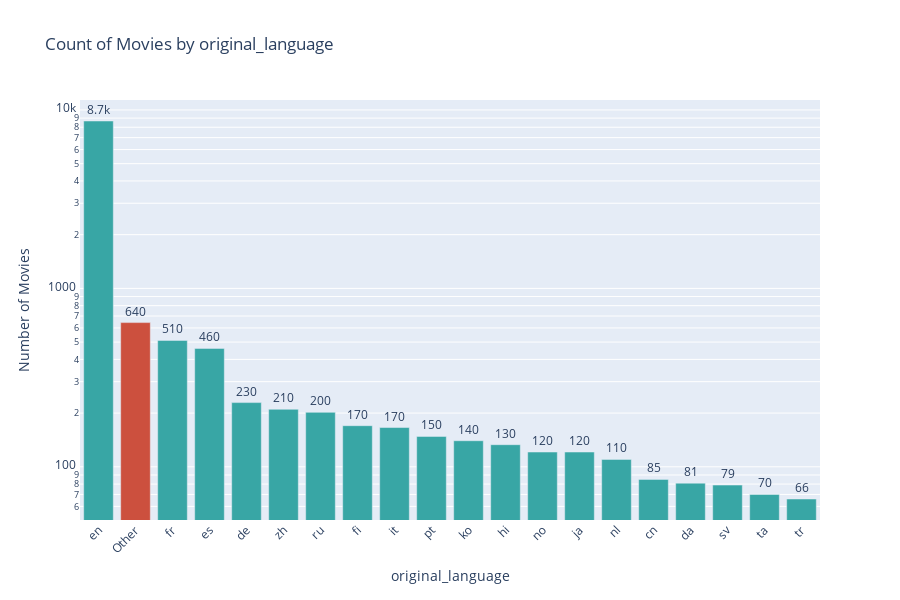

This figure's notebook cell:
### Code cell
plot_and_export_categorical_distribution(movie, 'original_language', 60)

### Figure 1 — Plotly figure (JSON) as saved in the notebook; plotly's stock layout.template omitted (floating-point values rounded to 4 significant figures)
{"data": [{"alignmentgroup": "True", "hovertemplate": "original_language=%{x}<br>Number of Movies=%{text}<extra></extra>", "legendgroup": "en", "marker": {"color": "rgba(56, 166, 165, 1)", "pattern": {"shape": ""}}, "name": "en", "offsetgroup": "en", "orientation": "v", "showlegend": true, "text": [8672], "textposition": "outside", "texttemplate": "%{text:.2s}", "type": "bar", "x": ["en"], "xaxis": "x", "y": [8672], "yaxis": "y"}, {"alignmentgroup": "True", "hovertemplate": "original_language=%{x}<br>Number of Movies=%{text}<extra></extra>", "legendgroup": "Other", "marker": {"color": "rgba(204, 80, 62, 1)", "pattern": {"shape": ""}}, "name": "Other", "offsetgroup": "Other", "orientation": "v", "showlegend": true, "text": [643], "textposition": "outside", "texttemplate": "%{text:.2s}", "type": "bar", "x": ["Other"], "xaxis": "x", "y": [643], "yaxis": "y"}, {"alignmentgroup": "True", "hovertemplate": "original_language=%{x}<br>Number of Movies=%{text}<extra></extra>", "legendgroup": "fr", "marker": {"color": "rgba(56, 166, 165, 1)", "pattern": {"shape": ""}}, "name": "fr", "offsetgroup": "fr", "orientation": "v", "showlegend": true, "text": [511], "textposition": "outside", "texttemplate": "%{text:.2s}", "type": "bar", "x": ["fr"], "xaxis": "x", "y": [511], "yaxis": "y"}, {"alignmentgroup": "True", "hovertemplate": "original_language=%{x}<br>Number of Movies=%{text}<extra></extra>", "legendgroup": "es", "marker": {"color": "rgba(56, 166, 165, 1)", "pattern": {"shape": ""}}, "name": "es", "offsetgroup": "es", "orientation": "v", "showlegend": true, "text": [461], "textposition": "outside", "texttemplate": "%{text:.2s}", "type": "bar", "x": ["es"], "xaxis": "x", "y": [461], "yaxis": "y"}, {"alignmentgroup": "True", "hovertemplate": "original_language=%{x}<br>Number of Movies=%{text}<extra></extra>", "legendgroup": "de", "marker": {"color": "rgba(56, 166, 165, 1)", "pattern": {"shape": ""}}, "name": "de", "offsetgroup": "de", "orientation": "v", "showlegend": true, "text": [229], "textposition": "outside", "texttemplate": "%{text:.2s}", "type": "bar", "x": ["de"], "xaxis": "x", "y": [229], "yaxis": "y"}, {"alignmentgroup": "True", "hovertemplate": "original_language=%{x}<br>Number of Movies=%{text}<extra></extra>", "legendgroup": "zh", "marker": {"color": "rgba(56, 166, 165, 1)", "pattern": {"shape": ""}}, "name": "zh", "offsetgroup": "zh", "orientation": "v", "showlegend": true, "text": [210], "textposition": "outside", "texttemplate": "%{text:.2s}", "type": "bar", "x": ["zh"], "xaxis": "x", "y": [210], "yaxis": "y"}, {"alignmentgroup": "True", "hovertemplate": "original_language=%{x}<br>Number of Movies=%{text}<extra></extra>", "legendgroup": "ru", "marker": {"color": "rgba(56, 166, 165, 1)", "pattern": {"shape": ""}}, "name": "ru", "offsetgroup": "ru", "orientation": "v", "showlegend": true, "text": [202], "textposition": "outside", "texttemplate": "%{text:.2s}", "type": "bar", "x": ["ru"], "xaxis": "x", "y": [202], "yaxis": "y"}, {"alignmentgroup": "True", "hovertemplate": "original_language=%{x}<br>Number of Movies=%{text}<extra></extra>", "legendgroup": "fi", "marker": {"color": "rgba(56, 166, 165, 1)", "pattern": {"shape": ""}}, "name": "fi", "offsetgroup": "fi", "orientation": "v", "showlegend": true, "text": [170], "textposition": "outside", "texttemplate": "%{text:.2s}", "type": "bar", "x": ["fi"], "xaxis": "x", "y": [170], "yaxis": "y"}, {"alignmentgroup": "True", "hovertemplate": "original_language=%{x}<br>Number of Movies=%{text}<extra></extra>", "legendgroup": "it", "marker": {"color": "rgba(56, 166, 165, 1)", "pattern": {"shape": ""}}, "name": "it", "offsetgroup": "it", "orientation": "v", "showlegend": true, "text": [166], "textposition": "outside", "texttemplate": "%{text:.2s}", "type": "bar", "x": ["it"], "xaxis": "x", "y": [166], "yaxis": "y"}, {"alignmentgroup": "True", "hovertemplate": "original_language=%{x}<br>Number of Movies=%{text}<extra></extra>", "legendgroup": "pt", "marker": {"color": "rgba(56, 166, 165, 1)", "pattern": {"shape": ""}}, "name": "pt", "offsetgroup": "pt", "orientation": "v", "showlegend": true, "text": [148], "textposition": "outside", "texttemplate": "%{text:.2s}", "type": "bar", "x": ["pt"], "xaxis": "x", "y": [148], "yaxis": "y"}, {"alignmentgroup": "True", "hovertemplate": "original_language=%{x}<br>Number of Movies=%{text}<extra></extra>", "legendgroup": "ko", "marker": {"color": "rgba(56, 166, 165, 1)", "pattern": {"shape": ""}}, "name": "ko", "offsetgroup": "ko", "orientation": "v", "showlegend": true, "text": [140], "textposition": "outside", "texttemplate": "%{text:.2s}", "type": "bar", "x": ["ko"], "xaxis": "x", "y": [140], "yaxis": "y"}, {"alignmentgroup": "True", "hovertemplate": "original_language=%{x}<br>Number of Movies=%{text}<extra></extra>", "legendgroup": "hi", "marker": {"color": "rgba(56, 166, 165, 1)", "pattern": {"shape": ""}}, "name": "hi", "offsetgroup": "hi", "orientation": "v", "showlegend": true, "text": [133], "textposition": "outside", "texttemplate": "%{text:.2s}", "type": "bar", "x": ["hi"], "xaxis": "x", "y": [133], "yaxis": "y"}, {"alignmentgroup": "True", "hovertemplate": "original_language=%{x}<br>Number of Movies=%{text}<extra></extra>", "legendgroup": "no", "marker": {"color": "rgba(56, 166, 165, 1)", "pattern": {"shape": ""}}, "name": "no", "offsetgroup": "no", "orientation": "v", "showlegend": true, "text": [121], "textposition": "outside", "texttemplate": "%{text:.2s}", "type": "bar", "x": ["no"], "xaxis": "x", "y": [121], "yaxis": "y"}, {"alignmentgroup": "True", "hovertemplate": "original_language=%{x}<br>Number of Movies=%{text}<extra></extra>", "legendgroup": "ja", "marker": {"color": "rgba(56, 166, 165, 1)", "pattern": {"shape": ""}}, "name": "ja", "offsetgroup": "ja", "orientation": "v", "showlegend": true, "text": [121], "textposition": "outside", "texttemplate": "%{text:.2s}", "type": "bar", "x": ["ja"], "xaxis": "x", "y": [121], "yaxis": "y"}, {"alignmentgroup": "True", "hovertemplate": "original_language=%{x}<br>Number of Movies=%{text}<extra></extra>", "legendgroup": "nl", "marker": {"color": "rgba(56, 166, 165, 1)", "pattern": {"shape": ""}}, "name": "nl", "offsetgroup": "nl", "orientation": "v", "showlegend": true, "text": [110], "textposition": "outside", "texttemplate": "%{text:.2s}", "type": "bar", "x": ["nl"], "xaxis": "x", "y": [110], "yaxis": "y"}, {"alignmentgroup": "True", "hovertemplate": "original_language=%{x}<br>Number of Movies=%{text}<extra></extra>", "legendgroup": "cn", "marker": {"color": "rgba(56, 166, 165, 1)", "pattern": {"shape": ""}}, "name": "cn", "offsetgroup": "cn", "orientation": "v", "showlegend": true, "text": [85], "textposition": "outside", "texttemplate": "%{text:.2s}", "type": "bar", "x": ["cn"], "xaxis": "x", "y": [85], "yaxis": "y"}, {"alignmentgroup": "True", "hovertemplate": "original_language=%{x}<br>Number of Movies=%{text}<extra></extra>", "legendgroup": "da", "marker": {"color": "rgba(56, 166, 165, 1)", "pattern": {"shape": ""}}, "name": "da", "offsetgroup": "da", "orientation": "v", "showlegend": true, "text": [81], "textposition": "outside", "texttemplate": "%{text:.2s}", "type": "bar", "x": ["da"], "xaxis": "x", "y": [81], "yaxis": "y"}, {"alignmentgroup": "True", "hovertemplate": "original_language=%{x}<br>Number of Movies=%{text}<extra></extra>", "legendgroup": "sv", "marker": {"color": "rgba(56, 166, 165, 1)", "pattern": {"shape": ""}}, "name": "sv", "offsetgroup": "sv", "orientation": "v", "showlegend": true, "text": [79], "textposition": "outside", "texttemplate": "%{text:.2s}", "type": "bar", "x": ["sv"], "xaxis": "x", "y": [79], "yaxis": "y"}, {"alignmentgroup": "True", "hovertemplate": "original_language=%{x}<br>Number of Movies=%{text}<extra></extra>", "legendgroup": "ta", "marker": {"color": "rgba(56, 166, 165, 1)", "pattern": {"shape": ""}}, "name": "ta", "offsetgroup": "ta", "orientation": "v", "showlegend": true, "text": [70], "textposition": "outside", "texttemplate": "%{text:.2s}", "type": "bar", "x": ["ta"], "xaxis": "x", "y": [70], "yaxis": "y"}, {"alignmentgroup": "True", "hovertemplate": "original_language=%{x}<br>Number of Movies=%{text}<extra></extra>", "legendgroup": "tr", "marker": {"color": "rgba(56, 166, 165, 1)", "pattern": {"shape": ""}}, "name": "tr", "offsetgroup": "tr", "orientation": "v", "showlegend": true, "text": [66], "textposition": "outside", "texttemplate": "%{text:.2s}", "type": "bar", "x": ["tr"], "xaxis": "x", "y": [66], "yaxis": "y"}], "layout": {"barmode": "relative", "height": 600, "legend": {"title": {"text": "original_language"}, "tracegroupgap": 0}, "showlegend": false, "title": {"text": "Count of Movies by original_language"}, "xaxis": {"anchor": "y", "categoryarray": ["en", "Other", "fr", "es", "de", "zh", "ru", "fi", "it", "pt", "ko", "hi", "no", "ja", "nl", "cn", "da", "sv", "ta", "tr"], "categoryorder": "array", "domain": [0, 1], "tickangle": -45, "tickfont": {"size": 12}, "title": {"text": "original_language"}}, "yaxis": {"anchor": "x", "domain": [0, 1], "tickfont": {"size": 12}, "title": {"text": "Number of Movies"}, "type": "log"}}}
